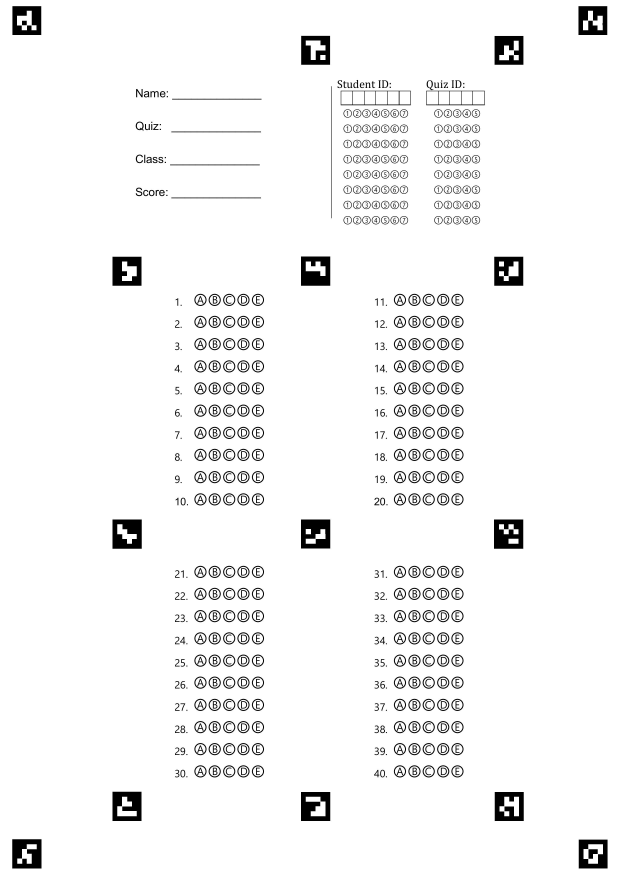
#> input picture samples/template_scan1.png, 2481 x 3509 px (shown at 1/4 size)
$ python modul.py
#> lines starting #> are read from the running program, lines starting #| are printed output that depends on the picture
# path: markers.py
from __future__ import annotations

import logging
import os
from dataclasses import dataclass
from functools import lru_cache
from typing import Dict, List, Tuple, Optional, Set

import cv2 as cv
import numpy as np


APRILTAG_DICT: int = cv.aruco.DICT_APRILTAG_16h5

# (W, H) output A4 ở đơn vị pixel
A4_PX: Tuple[int, int] = (2481, 3509)

TEMPLATE_LAYOUT_FILE: str = "template_marker_layout.json"

# Các window 4-point để refine từng vùng (v6)
WINDOWS_4PTS: List[List[int]] = [
    [13, 14, 15, 16],
    [15, 16, 17, 18],
    [14, 16, 19, 20],
    [16, 18, 20, 21],
]

log = logging.getLogger(__name__)
if not log.handlers:
    logging.basicConfig(level=logging.INFO)


def safe_mkdir(path: str) -> None:
    os.makedirs(path, exist_ok=True)


def _safe_imwrite(path: str, img: np.ndarray, note: str = "") -> None:
    # Debug image writing disabled to improve performance
    return


@dataclass
class TagDetection:
    id: int                # ID của marker
    corners: np.ndarray    # 4 đỉnh (4, 2)
    center: np.ndarray     # tâm (2,)


@lru_cache(maxsize=1)
def _build_detector() -> cv.aruco.ArucoDetector:
    params = cv.aruco.DetectorParameters()
    params.cornerRefinementMethod = cv.aruco.CORNER_REFINE_SUBPIX

    dictionary = cv.aruco.getPredefinedDictionary(APRILTAG_DICT)
    detector = cv.aruco.ArucoDetector(dictionary, params)
    log.info(f"[Detector] Init ArucoDetector with dict={APRILTAG_DICT}")
    return detector


def detect_tags(gray: np.ndarray) -> List[TagDetection]:
    detector = _build_detector()
    corners, ids, _ = detector.detectMarkers(gray)

    if ids is None or len(ids) == 0:
        return []

    ids_arr = np.asarray(ids, dtype=np.int32).reshape(-1)

    detections: List[TagDetection] = []
    for i, c in enumerate(corners):
        c_arr = np.asarray(c, dtype=np.float32).reshape(-1, 2)  # (4,2)
        center = c_arr.mean(axis=0)
        detections.append(
            TagDetection(
                id=int(ids_arr[i]),
                corners=c_arr,
                center=center,
            )
        )

    detections.sort(key=lambda d: d.id)
    return detections


def _draw_detections(
    img_bgr: np.ndarray,
    detections: List[TagDetection],
    draw_ids: bool = True,
    color: Tuple[int, int, int] = (0, 255, 0),
) -> np.ndarray:
    """
    Vẽ bounding & ID của marker lên ảnh, vì cần debug xem detect có đúng không.
    """
    vis = img_bgr.copy()
    for d in detections:
        pts = d.corners.astype(int)
        cv.polylines(vis, [pts], isClosed=True, color=color, thickness=2)
        c = tuple(d.center.astype(int))
        cv.circle(vis, c, 5, (0, 0, 255), -1)
        if draw_ids:
            cv.putText(
                vis,
                str(d.id),
                (c[0] + 5, c[1] - 5),
                cv.FONT_HERSHEY_SIMPLEX,
                0.6,
                (255, 0, 0),
                2,
                cv.LINE_AA,
            )
    return vis


# [27 lines left out: function _draw_windows_overlay, not called in this run]


def extract_template_marker_layout(
    img_path: str,
    save_path: str = TEMPLATE_LAYOUT_FILE,
    debug_dir: Optional[str] = None,
) -> Dict[int, List[float]]:

#> called with img_path = 'samples/template_scan1.png', save_path = 'template_marker_layout.json', debug_dir = 'debug_markers'
    import json

    img = cv.imread(img_path)
#> img is the input picture: shape (3509, 2481, 3); min 0, max 255, mean 244
    if img is None:
        raise FileNotFoundError(f"Template image not found: {img_path}")
    log.info(f"[Template] Input: {img_path}, shape={img.shape}")

    gray = cv.cvtColor(img, cv.COLOR_BGR2GRAY)
    detections = detect_tags(gray)
#> in detect_tags, `corners, ids, _ = detector.detectMarkers(gray)`: corners = 15 items; ids = [2, 18, 14, 15, 20, 19, 16, 21, 17, 13, 7, 1, 4, 9, 3]
#> in detect_tags, `ids_arr = np.asarray(ids, dtype=np.int32).reshape(-1)`: ids_arr has the same summary as ids
#> the loop in detect_tags, `for i, c in enumerate(corners):` made 15 passes
#> center on passes 1 to 8: [107, 3415], [2034, 2136], [508, 2136], [1262, 1084], [1262, 3225.5], [507.5, 3225], [1262, 2135.5], [2036.5, 3225.5]
#> after the loop in detect_tags, `for i, c in enumerate(corners):`: detections = 15 items
#> detections = 15 items
    log.info(f"[Template] Detected ids: {[d.id for d in detections]}")

    # STEP 1: lưu ảnh template có tag & id, để xem layout marker có đúng ý không
    if debug_dir is not None:
        safe_mkdir(debug_dir)
        vis = _draw_detections(img, detections)
#> the loop in _draw_detections, `for d in detections:` made 15 passes
#> (pts, c) on passes 1 to 6: ([[164, 139], [49, 139], [49, 24], [164, 24]], (106, 81)), ([[165, 3473], [48, 3473], [48, 3356], [165, 3356]], (107, 3414)), ([[2428, 139], [2313, 139], [2313, 24], [2428, 24]], (2370, 81)), ([[2429, 3473], [2314, 3473], [2314, 3358], [2429, 3358]], (2372, 3415)), ([[1319, 258], [1204, 258], [1204, 142], [1319, 143]], (1262, 200)), ([[2093, 258], [1977, 258], [1977, 143], [2093, 143]], (2035, 200))
        _safe_imwrite(
            os.path.join(debug_dir, "markers_step1_template_tags.png"),
            vis,
            "step1 template tags",
        )

    if len(detections) < 4:
        raise RuntimeError("Template must contain ≥4 markers.")

    layout: Dict[int, List[float]] = {}
    seen: set[int] = set()

    for d in detections:
        if d.id in seen:
            raise RuntimeError(f"Duplicate marker id {d.id} in template.")
        seen.add(d.id)
        layout[d.id] = d.center.astype(float).tolist()
        log.debug(f"[Template] id={d.id} center={layout[d.id]}")
#> this loop made 15 passes
#> after the loop, layout = 15 items; seen = 15 items

    with open(save_path, "w", encoding="utf-8") as f:
        json.dump(layout, f, indent=2, ensure_ascii=False)

    log.info(f"[Template] Saved {len(layout)} markers -> {save_path}")
    return layout


def load_template_marker_layout(path: str = TEMPLATE_LAYOUT_FILE) -> Dict[int, List[float]]:

#> called with path = 'template_marker_layout.json'
    import json

    with open(path, "r", encoding="utf-8") as f:
        data = json.load(f)
    layout = {int(k): [float(x) for x in v] for k, v in data.items()}
#> layout = 15 items
    log.info(f"[Template] loaded ids={sorted(layout.keys())}")
    return layout


def _collect_correspondences(
    detections: List[TagDetection],
    template_layout: Dict[int, List[float]],
    restrict_ids: Optional[Set[int]] = None,
) -> Tuple[np.ndarray, np.ndarray]:
    """
    Gom các cặp (src, dst) theo layout, vì đây là input chung cho H & IDW.
    """
    src: List[np.ndarray] = []
    dst: List[np.ndarray] = []

    for d in detections:
        if d.id in template_layout:
            if (restrict_ids is not None) and (d.id not in restrict_ids):
                continue
            src.append(d.center.astype(np.float32))
            dst.append(np.asarray(template_layout[d.id], dtype=np.float32))

    if not src:
        raise RuntimeError("No common marker ids between image and layout.")

    src_pts = np.stack(src, axis=0)
    dst_pts = np.stack(dst, axis=0)
    return src_pts, dst_pts


def warp_to_a4_single_h(
    img: np.ndarray,
    template_layout: Dict[int, List[float]],
    out_size: Tuple[int, int] = A4_PX,
    debug_dir: Optional[str] = None,
) -> np.ndarray:
    """
    H global: từ ảnh thô → A4, vì cần một bước cơ bản đưa giấy về đúng frame template.
    """
    W_out, H_out = out_size
    if W_out <= 0 or H_out <= 0:
        raise ValueError(f"Invalid out_size={out_size}")

    gray = cv.cvtColor(img, cv.COLOR_BGR2GRAY)
    detections = detect_tags(gray)
    log.info(f"[WarpH] detected_ids={[d.id for d in detections]}")

    if debug_dir is not None:
        safe_mkdir(debug_dir)
        vis_input = _draw_detections(img, detections)
        _safe_imwrite(
            os.path.join(debug_dir, "markers_step2_input_tags.png"),
            vis_input,
            "step2 input with tags",
        )

    if len(detections) < 4:
        raise RuntimeError("Need ≥4 markers for homography.")

    src_pts, dst_pts = _collect_correspondences(detections, template_layout)
    if len(src_pts) < 4:
        raise RuntimeError(f"Matched markers < 4 (got {len(src_pts)}).")

    H_sd, mask = cv.findHomography(src_pts, dst_pts, cv.RANSAC, 3.0)
    if H_sd is None or mask is None or int(mask.sum()) < 4:
        raise RuntimeError("Global homography estimation failed.")

    log.info(f"[WarpH] inliers={int(mask.sum())}/{len(mask)}")

    warped = cv.warpPerspective(img, H_sd, out_size)
    log.info(f"[WarpH] warped_shape={warped.shape}")

    if debug_dir is not None:
        _safe_imwrite(
            os.path.join(debug_dir, "markers_step3_warped_H_only.png"),
            warped,
            "step3 warped by H only",
        )

    return warped


def refine_warp_idw(
    warped: np.ndarray,
    template_layout: Dict[int, List[float]],
    grid_shape: Tuple[int, int] = (24, 32),
    idw_power: float = 2.0,
    idw_eps: float = 1e-3,
    restrict_ids: Optional[Set[int]] = None,
    debug_dir: Optional[str] = None,
    debug_prefix: str = "step4",
) -> np.ndarray:
    """
    IDW refine toàn ảnh hoặc theo subset marker, vì muốn bù méo phi tuyến dựa trên residual.
    """
    H_img, W_img = warped.shape[:2]
    gray = cv.cvtColor(warped, cv.COLOR_BGR2GRAY)
    detections = detect_tags(gray)
    log.info(f"[RefineIDW] detected_ids={[d.id for d in detections]}")

    # Gom src/dst chỉ theo các marker có trong layout (và restrict_ids nếu có)
    src_pts_list: List[np.ndarray] = []
    dst_pts_list: List[np.ndarray] = []

    for d in detections:
        if d.id in template_layout:
            if restrict_ids is not None and d.id not in restrict_ids:
                continue
            src_pts_list.append(d.center.astype(np.float32))
            dst_pts_list.append(np.asarray(template_layout[d.id], np.float32))

    if len(src_pts_list) < 4:
        log.warning(
            f"[RefineIDW] matched markers < 4 (got {len(src_pts_list)}), skip refine."
        )
        return warped

    src_pts = np.stack(src_pts_list, axis=0)  # (N,2)
    dst_pts = np.stack(dst_pts_list, axis=0)  # (N,2)

    residuals = src_pts - dst_pts             # vector cần bù (N,2)
    avg_res = float(np.linalg.norm(residuals, axis=1).mean())
    log.info(
        f"[RefineIDW] N={len(residuals)}, avg_residual={avg_res:.2f}px, restrict_ids={restrict_ids}"
    )

    gx, gy = grid_shape
    map_dx_coarse = np.zeros((gy + 1, gx + 1), dtype=np.float32)
    map_dy_coarse = np.zeros((gy + 1, gx + 1), dtype=np.float32)

    dst_pts_f = dst_pts.astype(np.float32)

    # Tính IDW trên lưới coarse, vì tính trực tiếp từng pixel sẽ rất chậm.
    for iy in range(gy + 1):
        y = (iy / gy) * (H_img - 1) if gy > 0 else (H_img - 1) / 2.0
        for ix in range(gx + 1):
            x = (ix / gx) * (W_img - 1) if gx > 0 else (W_img - 1) / 2.0

            diff = dst_pts_f - np.array([x, y], dtype=np.float32)
            dists = np.linalg.norm(diff, axis=1) + idw_eps
            weights = 1.0 / (dists ** idw_power)

            w_sum = float(weights.sum())
            if w_sum < 1e-6:
                dx = dy = 0.0
            else:
                w_norm = weights[:, None] / w_sum
                delta = (w_norm * residuals).sum(axis=0)
                dx = float(delta[0])
                dy = float(delta[1])

            map_dx_coarse[iy, ix] = dx
            map_dy_coarse[iy, ix] = dy

    map_dx = cv.resize(map_dx_coarse, (W_img, H_img), interpolation=cv.INTER_LINEAR)
    map_dy = cv.resize(map_dy_coarse, (W_img, H_img), interpolation=cv.INTER_LINEAR)

    xs, ys = np.meshgrid(
        np.arange(W_img, dtype=np.float32),
        np.arange(H_img, dtype=np.float32),
    )
    map_x = xs + map_dx
    map_y = ys + map_dy

    map_x = np.clip(map_x, 0, W_img - 1).astype(np.float32)
    map_y = np.clip(map_y, 0, H_img - 1).astype(np.float32)

    refined = cv.remap(
        warped,
        map_x,
        map_y,
        interpolation=cv.INTER_LINEAR,
        borderMode=cv.BORDER_REPLICATE,
    )
    log.info(f"[RefineIDW] refined_shape={refined.shape}")

    if debug_dir is not None:
        safe_mkdir(debug_dir)
        _safe_imwrite(
            os.path.join(debug_dir, f"markers_{debug_prefix}_warped_refined.png"),
            refined,
            f"{debug_prefix} warped refined by IDW",
        )

    return refined


def _detect_on_img_bgr(img_bgr: np.ndarray) -> Dict[int, TagDetection]:
    """
    Detect marker trên ảnh BGR, vì refine theo vùng cần biết lại vị trí marker sau global warp.
    """
    gray = cv.cvtColor(img_bgr, cv.COLOR_BGR2GRAY)
    dets = detect_tags(gray)
    return {d.id: d for d in dets}


# [110 lines left out: functions _compute_bbox_from_template, refine_idw_patch, not called in this run]


def refine_warp_multi_region(
    warped: np.ndarray,
    template_layout: Dict[int, List[float]],
    windows_4pts: List[List[int]] = WINDOWS_4PTS,
    use_local_idw: bool = False,
    debug_dir: Optional[str] = None,
) -> np.ndarray:
    """
    V6 (sửa): Multi-H thật sự local theo từng window 4 điểm.

    Ý tưởng:
      - Làm việc trên bản copy 'base' của warped, vì không muốn thay trực tiếp khi còn đang tính toán.
      - Với mỗi window [13,14,15,16], ...:
          + Lấy bbox trong hệ template → bbox trong ảnh warped, vì warped đã gần template rồi.
          + Cắt patch = base[y_min:y_max, x_min:x_max], vì chỉ muốn warp vùng này.
          + Chuyển center marker từ toạ độ global → local patch, vì homography local cần toạ độ patch.
          + Tính H_local từ src_local -> dst_local, vì vậy 4 marker sẽ được kéo về đúng vị trí template (trong patch).
          + warpPerspective chỉ trên patch với H_local, vì như vậy các vùng ngoài patch không bị ảnh hưởng.
          + Dán patch đã warp ngược trở lại vị trí cũ trong base, vì đây là ảnh kết quả chính.
      - (Tuỳ chọn) Local IDW trên patch sau H, nhưng mặc định tắt vì H đã khớp 4 điểm rồi.
    """

    base = warped.copy()  # vì không muốn sửa trực tiếp warped gốc
    det_by_id = _detect_on_img_bgr(base)
    log.info(f"[RegionRefine] detected_ids={sorted(det_by_id.keys())}")

    if debug_dir is not None:
        safe_mkdir(debug_dir)

    H_img, W_img = base.shape[:2]

    for wi, ids in enumerate(windows_4pts):
        # Lọc ra các id thực sự có mặt cả trong detection lẫn template
        ids_set = [mid for mid in ids if (mid in det_by_id and mid in template_layout)]
        if len(ids_set) < 4:
            log.warning(
                f"[RegionRefine] window {ids} có {len(ids_set)} id hợp lệ (<4), bỏ qua vì không đủ để tính H local."
            )
            continue

        # 1. Tính bbox trong hệ template (≈ hệ warped) để cắt patch
        try:
            x_min, y_min, x_max, y_max = _compute_bbox_from_template(
                ids_set, template_layout, base.shape
            )
        except RuntimeError as e:
            log.warning(
                f"[RegionRefine] tính bbox fail cho window {ids_set}: {e}, bỏ qua vì bbox không hợp lệ."
            )
            continue

        patch = base[y_min:y_max, x_min:x_max]
        patch_h, patch_w = patch.shape[:2]
        if patch_h <= 0 or patch_w <= 0:
            log.warning(
                f"[RegionRefine] patch rỗng cho bbox ({x_min},{y_min})-({x_max},{y_max}), bỏ qua vì không có gì để warp."
            )
            continue

        # 2. Chuẩn bị toạ độ local (patch) cho src/dst, vì H local hoạt động trong hệ patch
        offset = np.array([x_min, y_min], dtype=np.float32)

        src_local = np.stack(
            [det_by_id[mid].center - offset for mid in ids_set], axis=0
        ).astype(np.float32)
        dst_local = np.stack(
            [np.asarray(template_layout[mid], np.float32) - offset for mid in ids_set],
            axis=0,
        )

        # 3. Tính H local trong toạ độ patch, vì ta muốn một H hoạt động thuần tuý trên patch
        H_loc, mask = cv.findHomography(src_local, dst_local, cv.RANSAC, 3.0)
        if H_loc is None or mask is None or int(mask.sum()) < 4:
            log.warning(
                f"[RegionRefine] local H failed cho window {ids_set}, bỏ qua vì không đủ inlier."
            )
            continue

        log.info(
            f"[RegionRefine] window={ids_set}, inliers={int(mask.sum())}/{len(mask)}, "
            f"bbox=({x_min},{y_min})-({x_max},{y_max})"
        )

        # 4. Warp CHỈ patch bằng H_local, vì đây là bước đảm bảo local-H không nhiễu vùng khác
        patch_corrected = cv.warpPerspective(
            patch,
            H_loc,
            (patch_w, patch_h),
            flags=cv.INTER_LINEAR,
            borderMode=cv.BORDER_REPLICATE,
        )

        # 5. (Optional) Local IDW trong patch – mặc định mình tắt, vì với đúng 4 điểm thì H đã khớp hoàn toàn
        #    Nếu bạn muốn bật IDW local, có thể thêm 1 hàm refine_warp_idw_patch ở đây.
        if use_local_idw:
            patch_corrected = refine_idw_patch(
                patch_corrected,
                src_local,  # toạ độ sau H-local
                dst_local,  # toạ độ chuẩn template, cùng hệ patch
                grid_shape=(12, 12),
                idw_power=4.0
            )

        # 6. Dán patch đã warp trở lại ảnh base, vì đây là kết quả final cho vùng này
        base[y_min:y_max, x_min:x_max] = patch_corrected

        if debug_dir is not None:
            _safe_imwrite(
                os.path.join(
                    debug_dir, f"markers_region_{wi+1:02d}_patched_localH.png"
                ),
                base,
                f"region {wi+1} patched by local-H",
            )

    if debug_dir is not None:
        _safe_imwrite(
            os.path.join(debug_dir, "markers_region_final_localH.png"),
            base,
            "final after multi-region local-H refine",
        )

    return base


def warp_to_a4(
    img: np.ndarray,
    template_layout: Dict[int, List[float]],
    out_size: Tuple[int, int] = A4_PX,
    use_global_refine: bool = True,
    use_region_refine: bool = True,
    debug_dir: Optional[str] = None,
) -> np.ndarray:
    warped = warp_to_a4_single_h(img, template_layout, out_size, debug_dir=debug_dir)

    if use_global_refine:
        warped = refine_warp_idw(warped, template_layout, debug_dir=debug_dir)

    if use_region_refine:
        warped = refine_warp_multi_region(
            warped,
            template_layout,
            windows_4pts=WINDOWS_4PTS,
            use_local_idw=False,   # để local-H độc lập, chưa IDW patch
            debug_dir=debug_dir,
        )

    return warped


if __name__ == "__main__":
    # Demo nhỏ, vì cần có entrypoint để test nhanh.
    template_img_path = "samples/template_scan1.png"
    input_img_path = "samples/photo3.jpg"
    out_dir = "debug_markers"

    safe_mkdir(out_dir)

    if not os.path.exists(TEMPLATE_LAYOUT_FILE):
        log.info("[Demo] Layout JSON not found; extracting from template.")
        extract_template_marker_layout(
            template_img_path,
            TEMPLATE_LAYOUT_FILE,
            debug_dir=out_dir,
        )

    layout = load_template_marker_layout(TEMPLATE_LAYOUT_FILE)
#> layout = 15 items

    img = cv.imread(input_img_path)
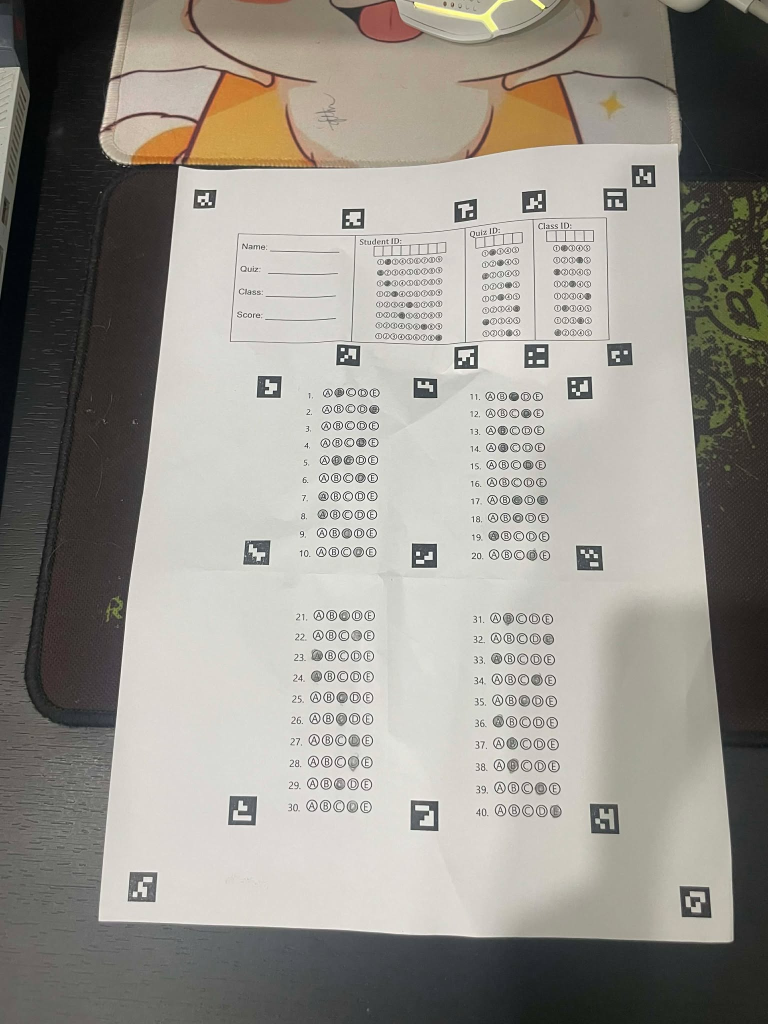
#> input picture samples/photo3.jpg, 1536 x 2048 px (shown at 1/2 size)
#> img is the input picture: shape (2048, 1536, 3); mean B, G, R 140.6, 147.7, 151.4
    if img is None:
        raise FileNotFoundError(f"Input image not found: {input_img_path}")

    warped = warp_to_a4(
        img,
        layout,
        out_size=A4_PX,
        use_global_refine=True,
        use_region_refine=True,
        debug_dir=out_dir,
    )
#> in warp_to_a4_single_h, `gray = cv.cvtColor(img, cv.COLOR_BGR2GRAY)`:
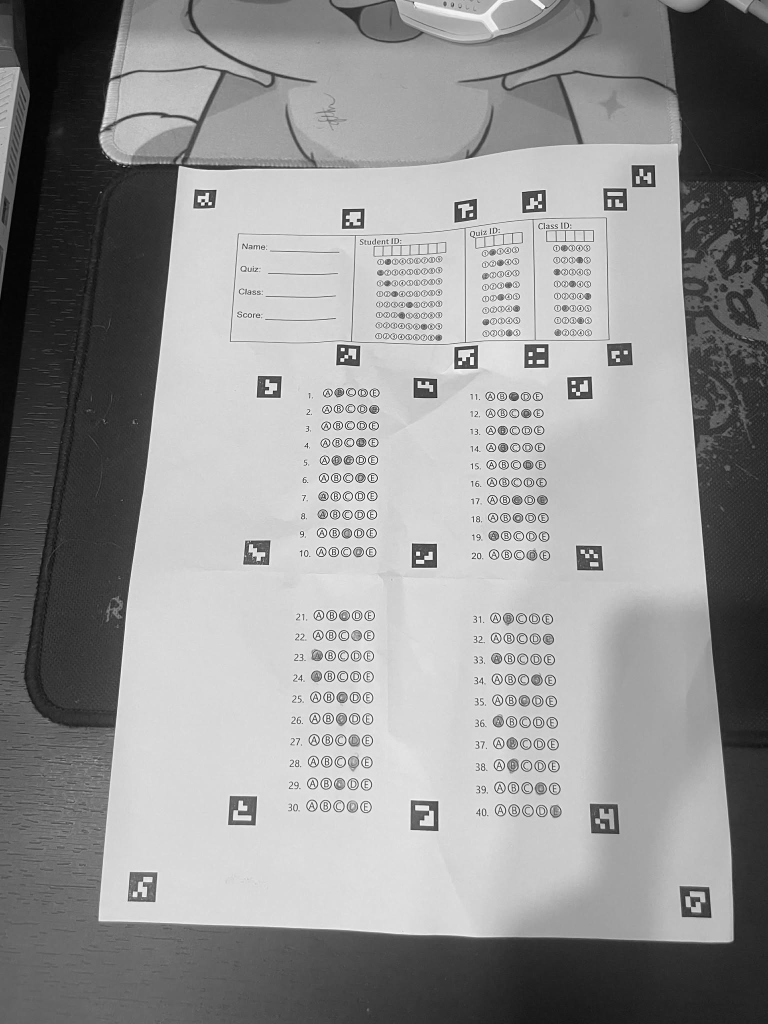
#> gray: shape (2048, 1536) (shown at 1/2 size); min 0, max 255, mean 148
#> (the rest of the program and of its run is left out)
